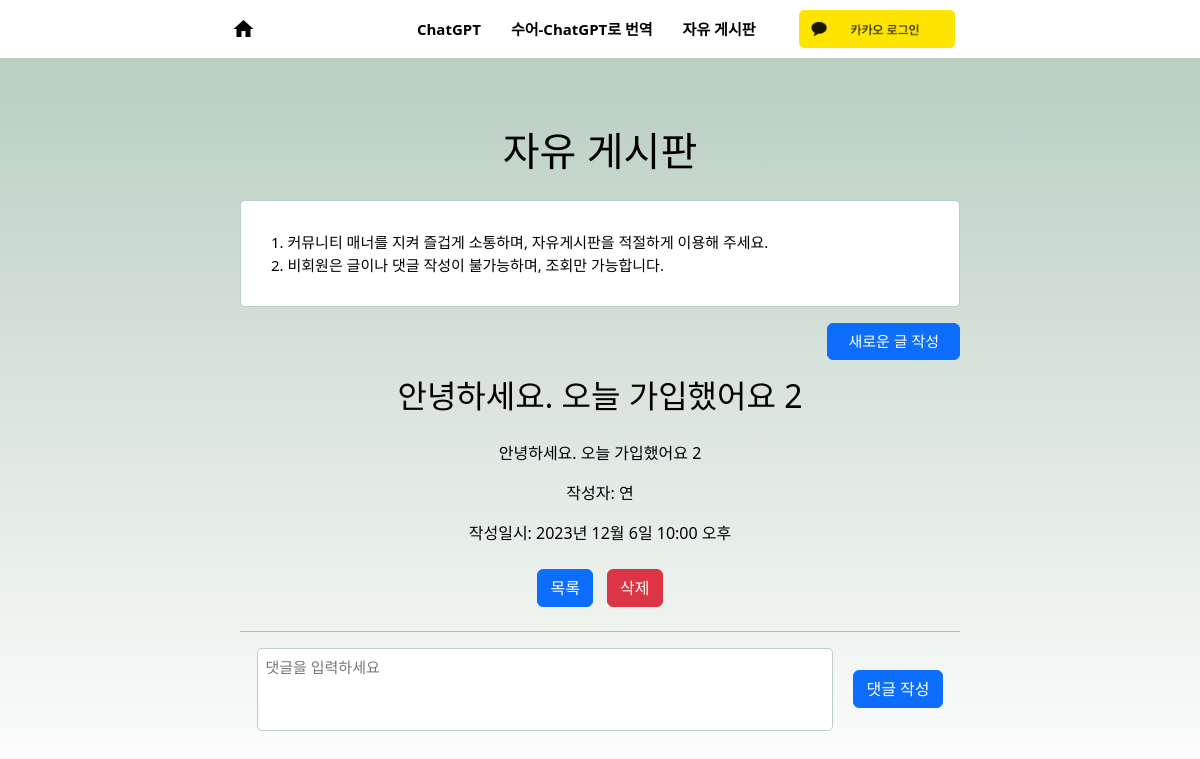
The app's page /board/detail/2/, older data.
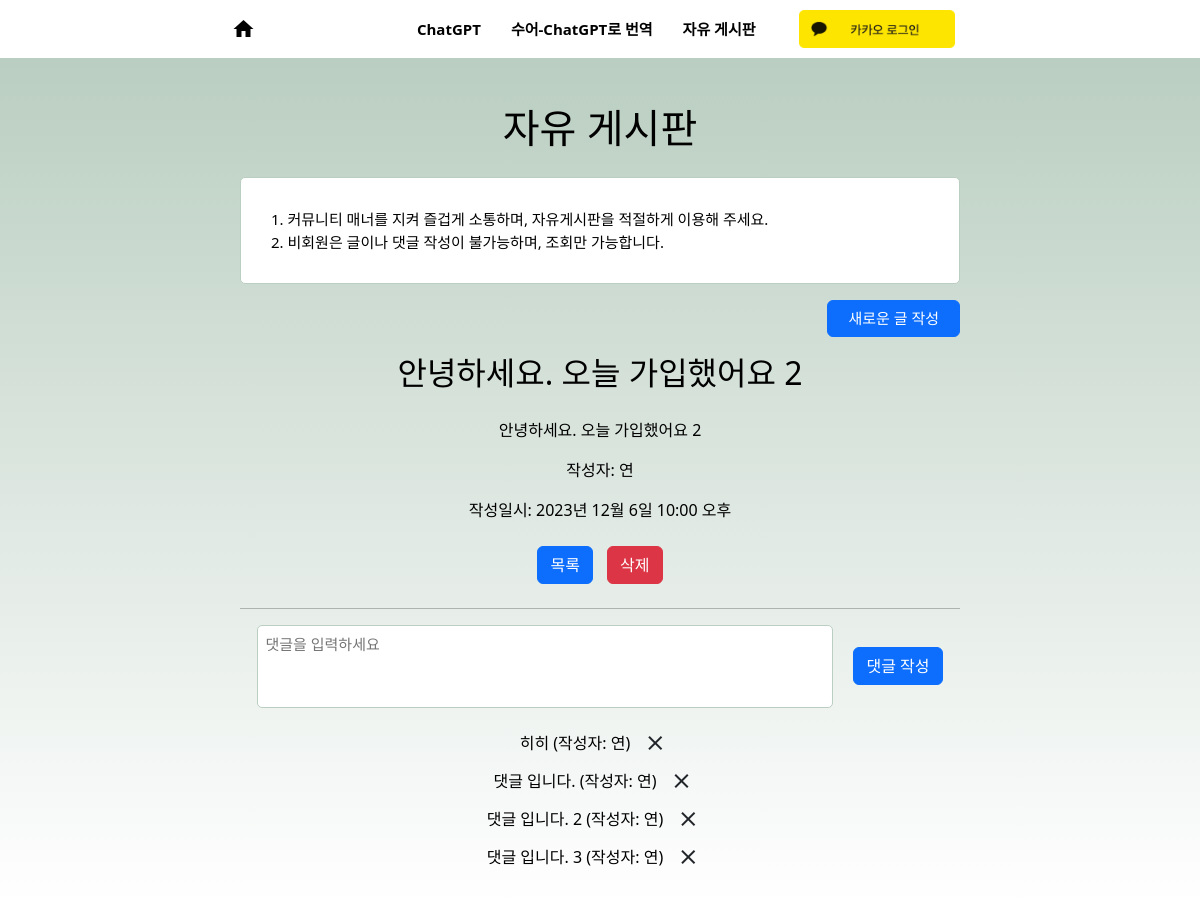
The same page, newer data.
### board/models.py (models this page shows)
class Board(models.Model):
    board_id = models.AutoField(primary_key=True)
    user = models.ForeignKey(Users, on_delete=models.CASCADE)
    title = models.CharField(max_length=50)
    body = models.TextField()
    created_datetime = models.DateTimeField(auto_now_add=True)
    modified_datetime = models.DateTimeField(auto_now=True)
    is_deleted = models.BooleanField(default=False)

class Comment(models.Model):
    comment_id = models.AutoField(primary_key=True)
    comment_content = models.CharField(max_length=100)
    user = models.ForeignKey(Users, on_delete=models.CASCADE)
    board = models.ForeignKey(Board, on_delete=models.CASCADE)
    created_datetime = models.DateTimeField(auto_now_add=True)
    modified_datetime = models.DateTimeField(auto_now=True)
    is_deleted = models.BooleanField(default=False)

### kakao_login/models.py (models this page shows)
class Users(models.Model):
    user_id = models.CharField(primary_key=True, max_length=100)
    user_name = models.CharField(max_length=50)
    user_email = models.CharField(max_length=50, null=True, blank=True)
    gender = models.CharField(max_length=6,  null=True, blank=True)
    profile_imeage_url = models.CharField(max_length=100, null=True, blank=True)

### board/views.py (the view)
# urls.py: path('detail/<int:board_id>/', views.board_detail, name='detail'),
def board_detail(request, board_id):
    post = get_object_or_404(models.Board, board_id=board_id)
    comments = models.Comment.objects.filter(board=post, is_deleted=False).select_related("user").order_by('created_datetime').all()
    print(comments)
    return render(request, "board/detail.html", {"post": post, "comments": comments, "cur_page": request.GET.get("page", 1)})

### board/templates/board/detail.html (shortened to what this page needs)
{% extends 'base.html' %}
{% load static %}
{% block extrahead %}
<link rel="stylesheet" href="{% static 'board/common.css' %}">
<link rel="stylesheet" href="{% static 'board/detail_style.css' %}">
<link rel="stylesheet" href="https://cdn.jsdelivr.net/npm/sweetalert2@11.4.10/dist/sweetalert2.min.css">
{% endblock %}
{% block content %}
<div class="hero text-center text-white main">
    <div>
        <h2 class="display-6 mt-3">자유 게시판</h2>
        <div class="description mb-2">
            <p class="lead m-0" style="text-align: left;">
                1. 커뮤니티 매너를 지켜 즐겁게 소통하며, 자유게시판을 적절하게 이용해 주세요.<br/>
                2. 비회원은 글이나 댓글 작성이 불가능하며, 조회만 가능합니다.
            </p>
        </div>
        <div><a class="btn btn-primary mt-2 write_btn" href="/board/write/?page={{ cur_page }}" style="float:right;">새로운 글 작성</a></div>
        <div class="post-content">
            <h2>{{ post.title }}</h2>
            <p style="white-space: pre-line;">{{ post.body }}</p>
            <p>작성자: {{ post.user.user_name }}</p>
            <p>작성일시: {{ post.created_datetime }}</p>
            <div class="my-4">
                <a href="/board/?page={{ cur_page }}" class="btn btn-primary" style="margin-right: 5px;">목록</a>
                <button onclick="del_post({{ post.board_id }}, {{ cur_page }})" class="btn btn-danger" style="margin-left: 5px;">삭제</button>
            </div>
        </div>
        <hr/>
        <div class="comment-form">
            <form action="{% url 'board:comment-write' %}" method="post">
                <textarea name="comment_content" id="comment_content" rows="3" placeholder="댓글을 입력하세요" maxlength="100" required></textarea>
                <button type="submit" id="form-submit" class="btn btn-primary comment-btn">댓글 작성</button>
            </form>
        </div>
        {% for comment in comments %}
            <div class="comment">
                <span style="color:black;">{{ comment.comment_content }} (작성자: {{ comment.user.user_name }})</span>
                <a onClick="commnt_del('{{ comment.comment_id }}')" title="삭제" class="btn del-btn ml-3">
                    <span class="material-icons close-icon">close</span>
                </a>
            </div>
        {% endfor %}
    </div>
</div>
{% endblock %}

### templates/base.html (shortened to what this page needs)
{% load static %}
<html lang="ko">
<head>
    <link rel="stylesheet" href="{% static 'css/header.css' %}">
    {% block extrahead %}
    {% endblock %}
    <link rel="stylesheet" href="https://s3.ap-northeast-2.amazonaws.com/materials.spartacodingclub.kr/easygpt/default.css">
    <link href="https://cdn.jsdelivr.net/npm/bootstrap@5.2.3/dist/css/bootstrap.min.css" rel="stylesheet"
>
    </head>
    <body>
        <header>
            <nav>
                <div class="inner">
                    <a href="/" class="home">
                        <span class="material-icons">home</span>
                    </a>
                    <a href="/chatgpt/">ChatGPT</a>
                    <a href="/signlanguagetochatgpt/">수어-ChatGPT로 번역</a>
                    <a href="/board/">자유 게시판</a>
                    {% if request.session.user_id %}
                        <a href="javascript:void(0)">{{request.session.user_name}}님, 환영합니다.</a>
                        <a href="/kakao_login/logout/"><button class="logout_btn">로그아웃</button></a>
                    {% else %}
                        <a style="float: right;" href="https://kauth.kakao.com/oauth/authorize?client_id=4d70d2e541bb57ec044873e60bd3d352&redirect_uri=http://localhost:8000/kakao_login/oauth/&response_type=code"><img src="/static/image/kakao_login.png" class="login-img"></a>
                    {% endif %}
                </div>
            </nav>
        </header>
        {% block content %}
        {% endblock %}
    </body>
</html>

### static/css/header.css (style rules this page uses)
p { color : #000000; }
header, nav { color: #ffffe0; padding: 5px; text-align: center; width: 100%; }
nav { display: flex; justify-content: center; align-items: center; }
nav div a { color: #000000; text-decoration: none; margin: 0 15px; font-size: 15px; font-weight: bold; align-self: center; }
nav div a.home { float: left; }
.login-img { width: 85%; }
.inner { width: 65%; display: flex; justify-content: flex-end; }
.home { margin-right: auto; }

### board/static/board/common.css (style rules this page uses)
.main { background-image: linear-gradient(to bottom, #bacec1, white); min-height: calc(100vh - 58.25px); padding:30px 0px; display: flex; align-items: center; justify-content: center; }
.main > div { width: 60%; }
.main div h2 { color: black; margin-bottom: 25px; }
.description { width: 100%; background-color: white; padding: 30px; border-radius: 5px; outline: none; border: solid #bacec1 1px; }
.description p { font-size: 15px !important; }
.write_btn { font-size: 15px !important; padding: 6px 20px !important; }

### board/static/board/detail_style.css (style rules this page uses)
.post-content { margin-top: 70px; }
hr { color: #000 !important; }
.comment-form form { display: flex; align-items: center; justify-content: center; }
textarea { width: 80%; padding: 7px; box-sizing: border-box; border-radius: 5px; resize: None !important; border: solid #bacec1 1px; outline: None; font-size: 15px !important; }
.comment-btn { margin-left: 20px; }
.comment { display: flex; align-items: center; justify-content: center; }
.comment a { cursor: pointer; }

Row changes from the older to the newer data that the page shows:
added Comment: comment_content "히히", user.user_name "연"
added Comment: comment_content "댓글 입니다.", user.user_name "연"
added Comment: comment_content "댓글 입니다. 2", user.user_name "연"
added Comment: comment_content "댓글 입니다. 3", user.user_name "연"
